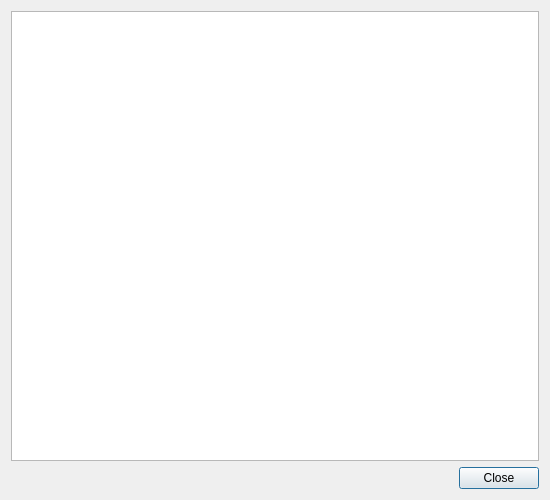
<?xml version="1.0" encoding="UTF-8"?>
<ui version="4.0">
 <class>License</class>
 <widget class="QDialog" name="License">
  <property name="geometry">
   <rect>
    <x>0</x>
    <y>0</y>
    <width>550</width>
    <height>500</height>
   </rect>
  </property>
  <property name="windowTitle">
   <string>License Agreement — Koi</string>
  </property>
  <layout class="QGridLayout" name="gridLayout">
   <item row="0" column="0" colspan="2">
    <widget class="QPlainTextEdit" name="licenseField">
     <property name="textInteractionFlags">
      <set>Qt::LinksAccessibleByKeyboard|Qt::LinksAccessibleByMouse|Qt::TextBrowserInteraction|Qt::TextSelectableByKeyboard|Qt::TextSelectableByMouse</set>
     </property>
    </widget>
   </item>
   <item row="1" column="0">
    <spacer name="horizontalSpacer">
     <property name="orientation">
      <enum>Qt::Horizontal</enum>
     </property>
     <property name="sizeHint" stdset="0">
      <size>
       <width>445</width>
       <height>20</height>
      </size>
     </property>
    </spacer>
   </item>
   <item row="1" column="1">
    <widget class="QPushButton" name="closeBtn">
     <property name="text">
      <string>Close</string>
     </property>
     <property name="icon">
      <iconset theme="dialog-close">
       <normaloff>.</normaloff>.</iconset>
     </property>
    </widget>
   </item>
  </layout>
 </widget>
 <resources/>
 <connections/>
</ui>
